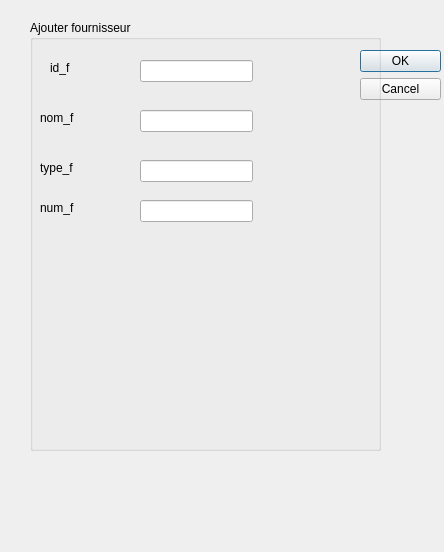
<?xml version="1.0" encoding="UTF-8"?>
<ui version="4.0">
 <class>ajouter_fournisseur</class>
 <widget class="QDialog" name="ajouter_fournisseur">
  <property name="geometry">
   <rect>
    <x>0</x>
    <y>0</y>
    <width>444</width>
    <height>552</height>
   </rect>
  </property>
  <property name="windowTitle">
   <string>Dialog</string>
  </property>
  <widget class="QDialogButtonBox" name="buttonBox">
   <property name="geometry">
    <rect>
     <x>360</x>
     <y>50</y>
     <width>81</width>
     <height>241</height>
    </rect>
   </property>
   <property name="orientation">
    <enum>Qt::Vertical</enum>
   </property>
   <property name="standardButtons">
    <set>QDialogButtonBox::Cancel|QDialogButtonBox::Ok</set>
   </property>
  </widget>
  <widget class="QGroupBox" name="groupBox">
   <property name="geometry">
    <rect>
     <x>30</x>
     <y>20</y>
     <width>351</width>
     <height>431</height>
    </rect>
   </property>
   <property name="title">
    <string>Ajouter fournisseur</string>
   </property>
   <widget class="QLabel" name="label">
    <property name="geometry">
     <rect>
      <x>20</x>
      <y>40</y>
      <width>55</width>
      <height>16</height>
     </rect>
    </property>
    <property name="text">
     <string>id_f</string>
    </property>
   </widget>
   <widget class="QLabel" name="label_2">
    <property name="geometry">
     <rect>
      <x>10</x>
      <y>90</y>
      <width>55</width>
      <height>16</height>
     </rect>
    </property>
    <property name="text">
     <string>nom_f</string>
    </property>
   </widget>
   <widget class="QLabel" name="label_3">
    <property name="geometry">
     <rect>
      <x>10</x>
      <y>140</y>
      <width>71</width>
      <height>16</height>
     </rect>
    </property>
    <property name="text">
     <string>type_f</string>
    </property>
   </widget>
   <widget class="QLabel" name="label_4">
    <property name="geometry">
     <rect>
      <x>10</x>
      <y>180</y>
      <width>55</width>
      <height>16</height>
     </rect>
    </property>
    <property name="text">
     <string>num_f</string>
    </property>
   </widget>
   <widget class="QLineEdit" name="lineEdit_id_f">
    <property name="geometry">
     <rect>
      <x>110</x>
      <y>40</y>
      <width>113</width>
      <height>22</height>
     </rect>
    </property>
   </widget>
   <widget class="QLineEdit" name="lineEdit_nom_f">
    <property name="geometry">
     <rect>
      <x>110</x>
      <y>90</y>
      <width>113</width>
      <height>22</height>
     </rect>
    </property>
   </widget>
   <widget class="QLineEdit" name="lineEdit_type_f">
    <property name="geometry">
     <rect>
      <x>110</x>
      <y>140</y>
      <width>113</width>
      <height>22</height>
     </rect>
    </property>
   </widget>
   <widget class="QLineEdit" name="lineEdit_num_f">
    <property name="geometry">
     <rect>
      <x>110</x>
      <y>180</y>
      <width>113</width>
      <height>22</height>
     </rect>
    </property>
   </widget>
  </widget>
 </widget>
 <resources/>
 <connections>
  <connection>
   <sender>buttonBox</sender>
   <signal>accepted()</signal>
   <receiver>ajouter_fournisseur</receiver>
   <slot>accept()</slot>
   <hints>
    <hint type="sourcelabel">
     <x>248</x>
     <y>254</y>
    </hint>
    <hint type="destinationlabel">
     <x>157</x>
     <y>274</y>
    </hint>
   </hints>
  </connection>
  <connection>
   <sender>buttonBox</sender>
   <signal>rejected()</signal>
   <receiver>ajouter_fournisseur</receiver>
   <slot>reject()</slot>
   <hints>
    <hint type="sourcelabel">
     <x>316</x>
     <y>260</y>
    </hint>
    <hint type="destinationlabel">
     <x>286</x>
     <y>274</y>
    </hint>
   </hints>
  </connection>
 </connections>
</ui>
